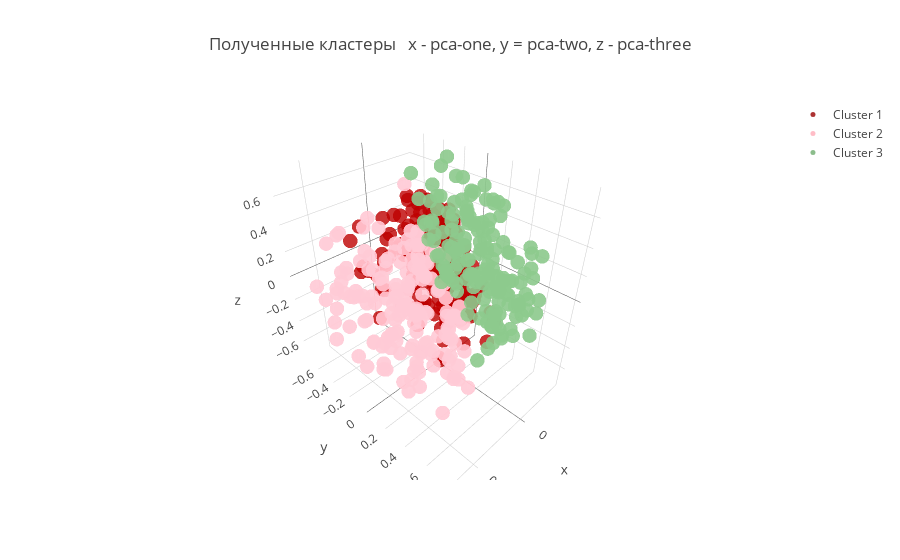

Notebook code for this chart:
### Markdown cell above
В трехмерном пространстве распределение пользователей выглядит следующим образом (график можно масштабировать и вращать). Однако значения pca были вычислены и не имеют практической применимости при анализе полученных кластеров, поэтому необходимо вернуться к исходным данным и на их примере более подробно проанализировать полученные группы пользователей

### Code cell
get_plot(['pca-one', 'pca-two', 'pca-three'])

### Figure 1 — Plotly figure (JSON) as saved in the notebook; plotly's stock layout.template omitted (floating-point values rounded to 4 significant figures; data arrays with more than 128 entries replaced by an {"elided": "..."} marker saying what was removed)
{"data": [{"marker": {"color": "rgba(152, 0, 0, .8)", "line": {"width": 0}, "size": 5}, "mode": "markers", "name": "Cluster 1", "type": "scatter3d", "uid": "19e9f0a6-a27e-4f33-ab8c-84e7ba12aab0", "x": {"elided": "499 float values"}, "y": {"elided": "499 float values"}, "z": {"elided": "499 float values"}}, {"marker": {"color": "rgba(255, 182, 193, .9)", "line": {"color": "rgba(0, 0, 0, 0)", "width": 0}, "size": 5}, "mode": "markers", "name": "Cluster 2", "type": "scatter3d", "uid": "09a56825-bb01-4dc4-9781-11ebc00cd89b", "x": {"elided": "499 float values"}, "y": {"elided": "499 float values"}, "z": {"elided": "499 float values"}}, {"marker": {"color": "rgba(127, 182, 127, .9)", "line": {"width": 0}, "size": 5}, "mode": "markers", "name": "Cluster 3", "type": "scatter3d", "uid": "e79eeb14-31c7-4b6e-badc-a3509d4d7cfa", "x": {"elided": "499 float values"}, "y": {"elided": "499 float values"}, "z": {"elided": "499 float values"}}], "layout": {"title": {"text": "Полученные кластеры \n x - pca-one, y = pca-two, z - pca-three"}, "xaxis": {"title": {"text": "pca-one"}, "zeroline": false}, "yaxis": {"title": {"text": "pca-two"}, "zeroline": false}}}
